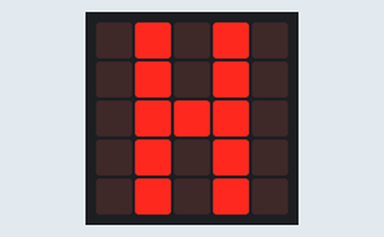
Recording of a program running on a simulated Calliope mini (MakeCode). Shown: the board's 5×5 LED display. At 2.4 s the program stops and its outputs stay as they are.

Above: at 0.1 s.
At 0.5 s:
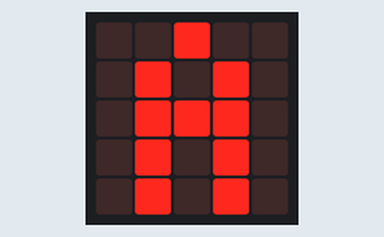
At 0.9 s:
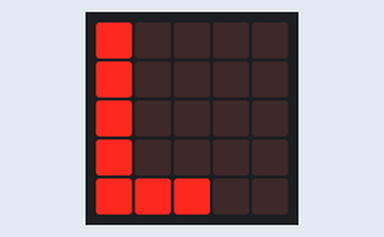
At 1.3 s:
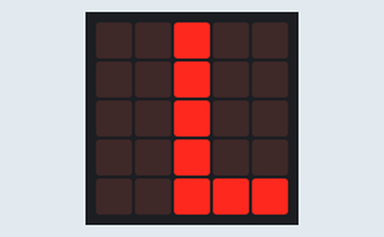
At 1.7 s:
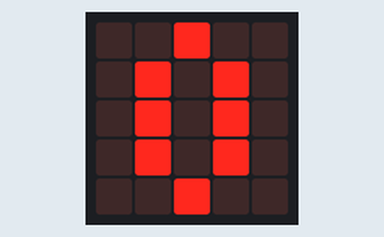
At 2.1 s:
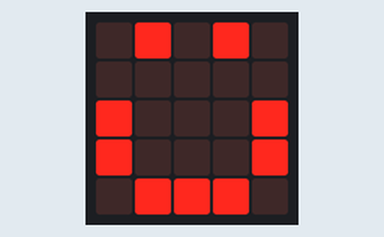

Measured:
- what the display in image 1 shows lasts 0.4 s, from 0.4 s to 0.8 s

The program:

main.ts
```typescript
basic.showLeds(`
    . # . # .
    . # . # .
    . # # # .
    . # . # .
    . # . # .
    `)
basic.showLeds(`
    . . # . .
    . # . # .
    . # # # .
    . # . # .
    . # . # .
    `)
basic.showLeds(`
    # . . . .
    # . . . .
    # . . . .
    # . . . .
    # # # . .
    `)
basic.showLeds(`
    . . # . .
    . . # . .
    . . # . .
    . . # . .
    . . # # #
    `)
basic.showLeds(`
    . . # . .
    . # . # .
    . # . # .
    . # . # .
    . . # . .
    `)
basic.showLeds(`
    . # . # .
    . . . . .
    # . . . #
    # . . . #
    . # # # .
    `)
```

test.ts
```typescript
// Hier kann man Tests durchführen; diese Datei wird nicht kompiliert, wenn dieses Paket als Erweiterung verwendet wird.
```
